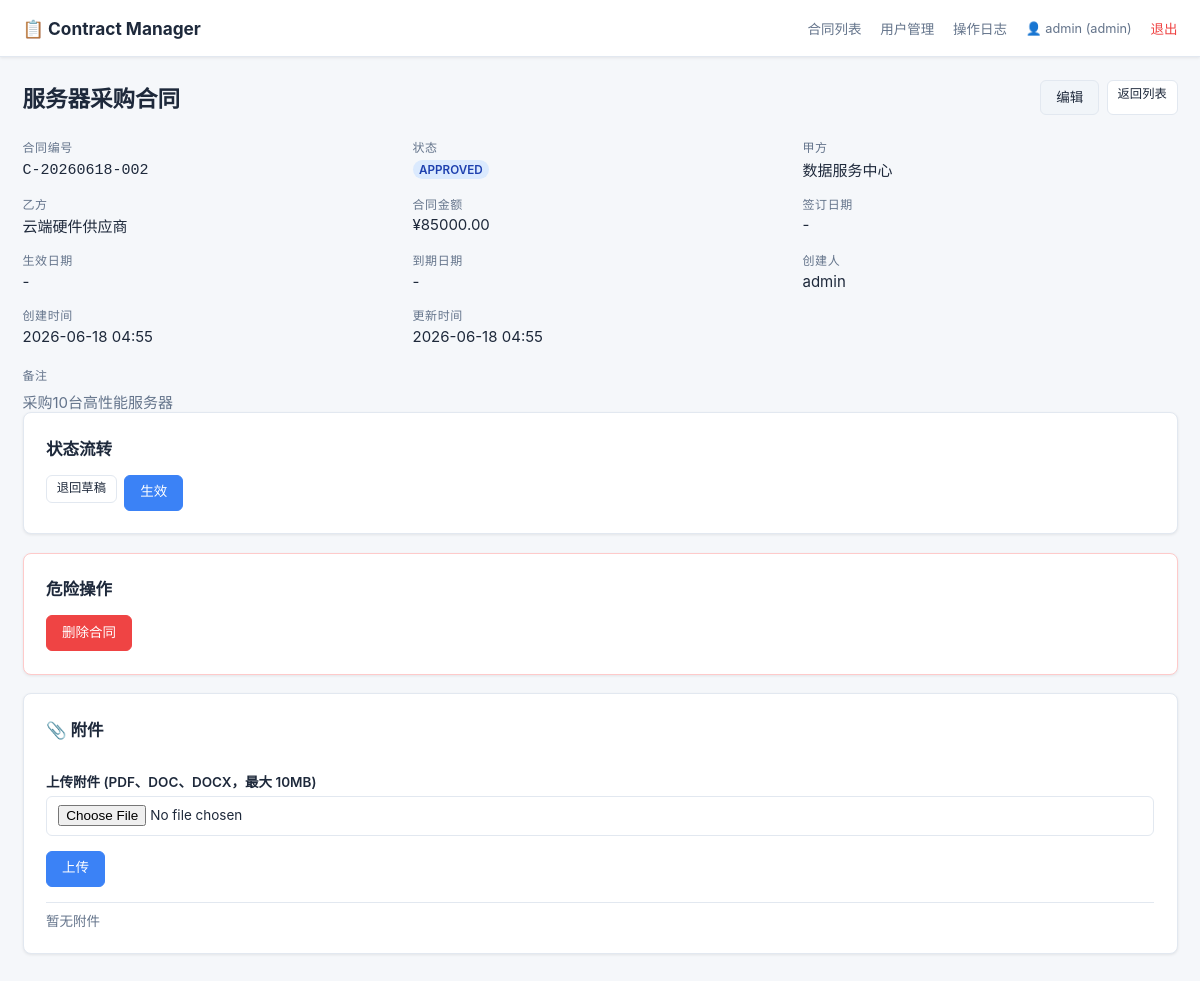
The app's page /projects/contract-manager-fresh/contracts/2 (signed in) with its own data.
### app/models/contract.py (models this page shows, shortened)
class Contract(Base):
    __tablename__ = "contracts"
    id: Mapped[int] = mapped_column(Integer, primary_key=True, autoincrement=True)
    contract_no: Mapped[str] = mapped_column(
        String(32), unique=True, nullable=False, index=True
    )
    title: Mapped[str] = mapped_column(String(256), nullable=False)
    party_a: Mapped[str] = mapped_column(String(256), nullable=False)
    party_b: Mapped[str] = mapped_column(String(256), nullable=False)
    sign_date: Mapped[date | None] = mapped_column(Date, nullable=True)
    start_date: Mapped[date | None] = mapped_column(Date, nullable=True)
    end_date: Mapped[date | None] = mapped_column(Date, nullable=True)
    amount: Mapped[float | None] = mapped_column(Numeric(15, 2), nullable=True)
    status: Mapped[str] = mapped_column(String(32), nullable=False, default="draft")
    remarks: Mapped[str | None] = mapped_column(Text, nullable=True)
    created_by: Mapped[int] = mapped_column(Integer, ForeignKey("users.id"), nullable=False)
    created_at: Mapped[datetime] = mapped_column(
        DateTime, default=lambda: datetime.now(timezone.utc)
    )
    updated_at: Mapped[datetime] = mapped_column(
        DateTime,
        default=lambda: datetime.now(timezone.utc),
        onupdate=lambda: datetime.now(timezone.utc),
    )
    creator: Mapped["User"] = relationship("User", lazy="joined")
    attachments: Mapped[list["Attachment"]] = relationship(
        "Attachment", back_populates="contract", lazy="selectin", cascade="all, delete-orphan"
    )

### app/models/user.py (models this page shows, shortened)
class User(Base):
    __tablename__ = "users"
    id: Mapped[int] = mapped_column(Integer, primary_key=True, autoincrement=True)
    username: Mapped[str] = mapped_column(String(64), unique=True, nullable=False, index=True)
    password_hash: Mapped[str] = mapped_column(String(128), nullable=False)
    role: Mapped[str] = mapped_column(String(16), nullable=False, default="user")  # admin | user
    status: Mapped[str] = mapped_column(String(16), nullable=False, default="active")  # active | disabled
    created_at: Mapped[datetime] = mapped_column(
        DateTime, default=lambda: datetime.now(timezone.utc)
    )
    updated_at: Mapped[datetime] = mapped_column(
        DateTime,
        default=lambda: datetime.now(timezone.utc),
        onupdate=lambda: datetime.now(timezone.utc),
    )

### app/routers/contracts.py (the view)
@router.get("/{contract_id}")
async def contract_detail(request: Request, contract_id: int, db: Session = Depends(get_db)):
    tmpl = request.app.state.templates
    user = get_session_user(request)
    if not user["user_id"]:
        return RedirectResponse(url=f"{settings.base_path}/auth/login", status_code=HTTP_302_FOUND)
    contract = get_contract_by_id(db, contract_id)
    if not contract:
        return tmpl.TemplateResponse("errors/404.html", {"request": request}, status_code=404)
    return tmpl.TemplateResponse("contracts/detail.html", {
        "request": request,
        "contract": contract,
        "user": user,
        "valid_statuses": VALID_STATUSES,
    })

### app/templates/contracts/detail.html (shortened to what this page needs)
{% extends "base.html" %}
{% block content %}
<div class="page-header">
    <h1>{{ contract.title }}</h1>
    <div class="header-actions">
        <a href="{{ base_path }}/contracts/{{ contract.id }}/edit" class="btn btn-secondary">编辑</a>
        <a href="{{ base_path }}/" class="btn btn-sm">返回列表</a>
    </div>
</div>
<div class="detail-card">
    <div class="detail-grid">
        <div class="detail-item">
            <label>合同编号</label>
            <code>{{ contract.contract_no }}</code>
        </div>
        <div class="detail-item">
            <label>状态</label>
            <span class="status-badge status-{{ contract.status }}">{{ contract.status }}</span>
        </div>
        <div class="detail-item">
            <label>甲方</label>
            <span>{{ contract.party_a }}</span>
        </div>
        <div class="detail-item">
            <label>乙方</label>
            <span>{{ contract.party_b or '-' }}</span>
        </div>
        <div class="detail-item">
            <label>合同金额</label>
            <span>{% if contract.amount %}¥{{ "%.2f"|format(contract.amount) }}{% else %}-{% endif %}</span>
        </div>
        <div class="detail-item">
            <label>签订日期</label>
            <span>{{ contract.sign_date.strftime('%Y-%m-%d') if contract.sign_date else '-' }}</span>
        </div>
        <div class="detail-item">
            <label>生效日期</label>
            <span>{{ contract.start_date.strftime('%Y-%m-%d') if contract.start_date else '-' }}</span>
        </div>
        <div class="detail-item">
            <label>到期日期</label>
            <span>{{ contract.end_date.strftime('%Y-%m-%d') if contract.end_date else '-' }}</span>
        </div>
        <div class="detail-item">
            <label>创建人</label>
            <span>{{ contract.creator.username if contract.creator else '-' }}</span>
        </div>
        <div class="detail-item">
            <label>创建时间</label>
            <span>{{ contract.created_at.strftime('%Y-%m-%d %H:%M') if contract.created_at else '-' }}</span>
        </div>
        <div class="detail-item">
            <label>更新时间</label>
            <span>{{ contract.updated_at.strftime('%Y-%m-%d %H:%M') if contract.updated_at else '-' }}</span>
        </div>
    </div>
    {% if contract.remarks %}
    <div class="detail-section">
        <label>备注</label>
        <p class="remarks">{{ contract.remarks }}</p>
    </div>
    {% endif %}
</div>
<div class="card">
    <h3>状态流转</h3>
    <div class="status-flow">
        {% if contract.can_transition_to('draft') %}
        <form method="post" action="{{ base_path }}/contracts/{{ contract.id }}/status" style="display:inline">
            <button type="submit" class="btn btn-sm">退回草稿</button>
        </form>
        {% endif %}
        {% if contract.can_transition_to('active') and user.role == 'admin' %}
        <form method="post" action="{{ base_path }}/contracts/{{ contract.id }}/status" style="display:inline">
            <button type="submit" class="btn btn-primary">生效</button>
        </form>
        {% endif %}
    </div>
</div>
<div class="card danger-zone">
    <h3>危险操作</h3>
    <form method="post" action="{{ base_path }}/contracts/{{ contract.id }}/delete"
          onsubmit="return confirm('确认删除合同 {{ contract.contract_no }}？此操作不可恢复。')">
        <button type="submit" class="btn btn-danger">删除合同</button>
    </form>
</div>
<div class="card">
    <h3>📎 附件</h3>
    <form method="post" action="{{ base_path }}/contracts/{{ contract.id }}/attachments"
          enctype="multipart/form-data" class="upload-form">
        <div class="form-group">
            <label for="file">上传附件 (PDF、DOC、DOCX，最大 10MB)</label>
            <input type="file" id="file" name="file"
                   accept=".pdf,.doc,.docx,application/pdf,application/msword,application/vnd.openxmlformats-officedocument.wordprocessingml.document"
                   required>
        </div>
        <button type="submit" class="btn btn-primary">上传</button>
    </form>
    {% if contract.attachments %}
    <table class="table" style="margin-top:1rem">
        <thead>
            <tr>
                <th>文件名</th>
                <th>类型</th>
                <th>大小</th>
                <th>上传时间</th>
                <th>操作</th>
            </tr>
        </thead>
        <tbody>
        {% for a in contract.attachments %}
            <tr>
                <td>{{ a.filename }}</td>
                <td>{{ a.mime_type }}</td>
                <td>{{ "%.1f"|format(a.file_size / 1024) }} KB</td>
                <td>{{ a.created_at.strftime('%Y-%m-%d %H:%M') if a.created_at else '-' }}</td>
                <td>
                    <a href="{{ base_path }}/attachments/{{ a.id }}/download" class="btn btn-sm">下载</a>
                    <form method="post" action="{{ base_path }}/attachments/{{ a.id }}/delete"
                          style="display:inline"
                          onsubmit="return confirm('确认删除附件？')">
                        <button type="submit" class="btn btn-sm btn-danger">删除</button>
                    </form>
                </td>
            </tr>
        {% endfor %}
        </tbody>
    </table>
    {% else %}
    <p class="text-muted">暂无附件</p>
    {% endif %}
</div>
{% endblock %}

### app/static/css/app.css (style rules this page uses)
*, *::before, *::after { box-sizing: border-box; margin: 0; padding: 0; }
:root { --color-bg: #f5f7fa; --color-surface: #ffffff; --color-primary: #3b82f6; --color-primary-hover: #2563eb; --color-success: #22c55e; --color-warning: #f59e0b; --color-danger: #ef4444; --color-danger-hover: #dc2626; --color-text: #1e293b; --color-text-muted: #64748b; --color-border: #e2e8f0; --shadow: 0 1px 3px rgba(0,0,0,0.08); --radius: 8px; font-family: -apple-system, BlinkMacSystemFont, "Segoe UI", Roboto, "Helvetica Neue", Arial, sans-serif; font-size: 15px; color: var(--color-text); background: var(--color-bg); }
body { min-height: 100vh; }
a { color: var(--color-primary); text-decoration: none; }
.page-header { display: flex; align-items: center; justify-content: space-between; margin-bottom: 1.5rem; }
.page-header h1 { font-size: 1.5rem; }
.header-actions { display: flex; gap: 0.5rem; }
.card { background: var(--color-surface); border: 1px solid var(--color-border); border-radius: var(--radius); padding: 1.5rem; margin-bottom: 1.25rem; box-shadow: var(--shadow); }
.card h3 { margin-bottom: 1rem; font-size: 1.1rem; }
.danger-zone { border-color: #fecaca; }
.detail-grid { display: grid; grid-template-columns: repeat(auto-fill, minmax(280px, 1fr)); gap: 1rem; }
.detail-item label { display: block; font-size: 0.8rem; color: var(--color-text-muted); text-transform: uppercase; letter-spacing: 0.05em; margin-bottom: 0.25rem; }
.detail-section { margin-top: 1.25rem; }
.detail-section label { font-size: 0.8rem; color: var(--color-text-muted); text-transform: uppercase; letter-spacing: 0.05em; }
.remarks { margin-top: 0.5rem; white-space: pre-wrap; color: var(--color-text-muted); }
.btn { display: inline-block; padding: 0.5rem 1rem; border: 1px solid var(--color-border); border-radius: 6px; font-size: 0.9rem; cursor: pointer; background: var(--color-surface); color: var(--color-text); transition: all 0.15s; text-decoration: none; line-height: 1.4; }
.btn-primary { background: var(--color-primary); color: #fff; border-color: var(--color-primary); }
.btn-secondary { background: #f1f5f9; }
.btn-danger { background: var(--color-danger); color: #fff; border-color: var(--color-danger); }
.btn-sm { padding: 0.3rem 0.65rem; font-size: 0.82rem; }
.form-group { margin-bottom: 1rem; }
.form-group label { display: block; margin-bottom: 0.35rem; font-weight: 600; font-size: 0.9rem; }
.form-group input, .form-group select, .form-group textarea { width: 100%; padding: 0.55rem 0.75rem; border: 1px solid var(--color-border); border-radius: 6px; font-size: 0.9rem; font-family: inherit; transition: border-color 0.15s; }
.status-badge, .role-badge { display: inline-block; padding: 0.2em 0.55em; border-radius: 12px; font-size: 0.78rem; font-weight: 600; text-transform: uppercase; }
.status-approved { background: #dbeafe; color: #1e40af; }
.status-flow { display: flex; gap: 0.5rem; flex-wrap: wrap; }
.upload-form { padding: 1rem 0; border-bottom: 1px solid var(--color-border); margin-bottom: 0.5rem; }
.text-muted { color: var(--color-text-muted); font-size: 0.9rem; }

### records on screen
Contract: title "服务器采购合同", contract_no "C-20260618-002", status "APPROVED", party_a "数据服务中心", party_b "云端硬件供应商", amount "85000.00", sign_date "-", start_date "-", end_date "-", created_at "2026-06-18 04:55", updated_at "2026-06-18 04:55", remarks "采购10台高性能服务器"
User: creator "admin"

### other values on screen
{{ request.session.get('username') }} "admin"
{{ request.session.get('role') }} "admin"
